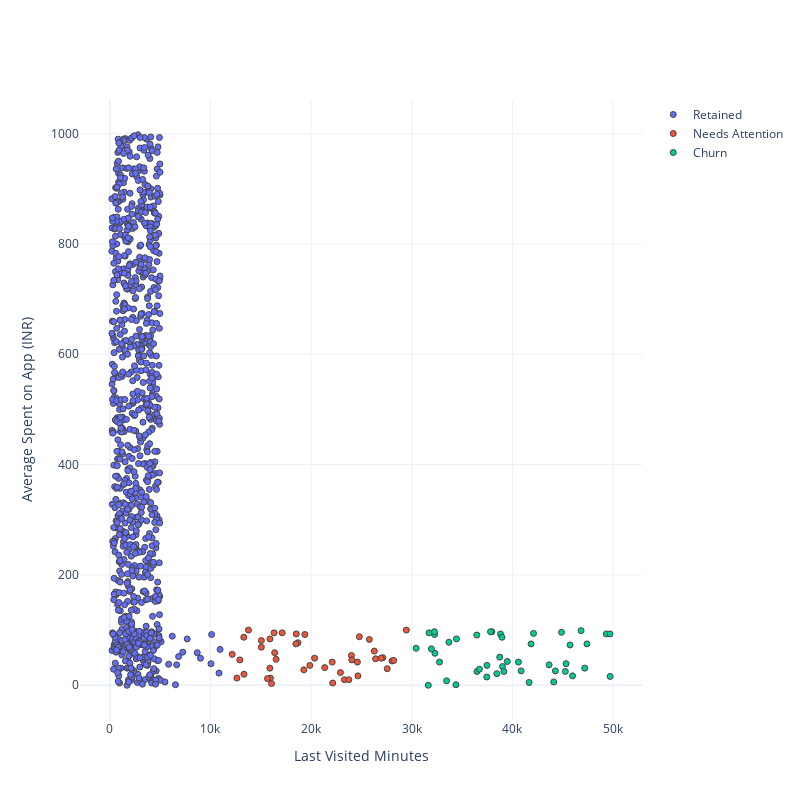

The notebook cell this image was saved under:
### Code cell
PLOT = go.Figure()
for i in list(data["Segments"].unique()):
    

    PLOT.add_trace(go.Scatter(x = data[data["Segments"]== i]['Last Visited Minutes'],
                                y = data[data["Segments"] == i]['Average Spent on App (INR)'],
                                mode = 'markers',marker_size = 6, marker_line_width = 1,
                                name = str(i)))
PLOT.update_traces(hovertemplate='Last Visited Minutes: %{x} <br>Average Spent on App (INR): %{y}')

    
PLOT.update_layout(width = 800, height = 800, autosize = True, showlegend = True,
                   yaxis_title = 'Average Spent on App (INR)',
                   xaxis_title = 'Last Visited Minutes',
                   scene = dict(xaxis=dict(title = 'Last Visited Minutes', titlefont_color = 'black'),
                                yaxis=dict(title = 'Average Spent on App (INR)', titlefont_color = 'black')))

### Figure 1 — Plotly figure (JSON) as saved in the notebook; plotly's stock layout.template omitted (floating-point values rounded to 4 significant figures; data arrays with more than 128 entries replaced by an {"elided": "..."} marker saying what was removed)
{"data": [{"hovertemplate": "Last Visited Minutes: %{x} <br>Average Spent on App (INR): %{y}", "marker": {"line": {"width": 1}, "size": 6}, "mode": "markers", "name": "Retained", "type": "scatter", "x": {"elided": "910 int values"}, "y": {"elided": "910 int values"}}, {"hovertemplate": "Last Visited Minutes: %{x} <br>Average Spent on App (INR): %{y}", "marker": {"line": {"width": 1}, "size": 6}, "mode": "markers", "name": "Needs Attention", "type": "scatter", "x": [24008, 26405, 22915, 13331, 28046, 12629, 25789, 24048, 29465, 19379, 15053, 23311, 24656, 18701, 21352, 17126, 13777, 22099, 16523, 19278, 27125, 15060, 26282, 16381, 15915, 12920, 12163, 20344, 24600, 24796, 18485, 15953, 28208, 19874, 23745, 22148, 18525, 13310, 15662, 27561, 26958, 16067, 16324, 15904], "y": [54, 48, 23, 20, 44, 13, 83, 46, 100, 92, 69, 10, 17, 77, 32, 95, 100, 42, 47, 28, 50, 81, 62, 59, 84, 46, 56, 49, 42, 88, 75, 13, 45, 36, 10, 4, 93, 87, 12, 30, 49, 3, 95, 31]}, {"hovertemplate": "Last Visited Minutes: %{x} <br>Average Spent on App (INR): %{y}", "marker": {"line": {"width": 1}, "size": 6}, "mode": "markers", "name": "Churn", "type": "scatter", "x": [37959, 49334, 39016, 30435, 40868, 42101, 33465, 41859, 40603, 31724, 43650, 38744, 38821, 49715, 36469, 45339, 47187, 49696, 39153, 37826, 32302, 37453, 47412, 31950, 45979, 38457, 45265, 36478, 46826, 37474, 44275, 44883, 34395, 32265, 38966, 44107, 41664, 31644, 34445, 32253, 36725, 33692, 32762, 45734, 39494], "y": [97, 93, 34, 67, 26, 94, 8, 75, 42, 95, 37, 51, 93, 16, 91, 39, 31, 93, 25, 97, 58, 15, 75, 66, 17, 21, 25, 25, 99, 36, 26, 96, 1, 92, 87, 6, 5, 0, 84, 97, 29, 78, 42, 73, 43]}], "layout": {"autosize": true, "height": 800, "scene": {"xaxis": {"title": {"font": {"color": "black"}, "text": "Last Visited Minutes"}}, "yaxis": {"title": {"font": {"color": "black"}, "text": "Average Spent on App (INR)"}}}, "showlegend": true, "width": 800, "xaxis": {"title": {"text": "Last Visited Minutes"}}, "yaxis": {"title": {"text": "Average Spent on App (INR)"}}}}
